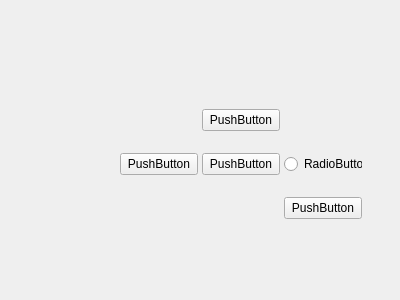
<?xml version="1.0" encoding="UTF-8"?>
<ui version="4.0">
 <class>Form</class>
 <widget class="QWidget" name="Form">
  <property name="geometry">
   <rect>
    <x>0</x>
    <y>0</y>
    <width>400</width>
    <height>300</height>
   </rect>
  </property>
  <property name="windowTitle">
   <string>Form</string>
  </property>
  <widget class="QWidget" name="gridLayoutWidget">
   <property name="geometry">
    <rect>
     <x>120</x>
     <y>90</y>
     <width>242</width>
     <height>151</height>
    </rect>
   </property>
   <layout class="QGridLayout" name="gridLayout">
    <property name="horizontalSpacing">
     <number>4</number>
    </property>
    <property name="verticalSpacing">
     <number>3</number>
    </property>
    <item row="1" column="1">
     <widget class="QPushButton" name="pushButton_4">
      <property name="text">
       <string>PushButton</string>
      </property>
     </widget>
    </item>
    <item row="1" column="0">
     <widget class="QPushButton" name="pushButton_3">
      <property name="text">
       <string>PushButton</string>
      </property>
     </widget>
    </item>
    <item row="1" column="2">
     <widget class="QRadioButton" name="radioButton">
      <property name="text">
       <string>RadioButton</string>
      </property>
     </widget>
    </item>
    <item row="0" column="1">
     <widget class="QPushButton" name="pushButton">
      <property name="text">
       <string>PushButton</string>
      </property>
     </widget>
    </item>
    <item row="2" column="2">
     <widget class="QPushButton" name="pushButton_2">
      <property name="text">
       <string>PushButton</string>
      </property>
     </widget>
    </item>
   </layout>
  </widget>
 </widget>
 <resources/>
 <connections/>
</ui>
